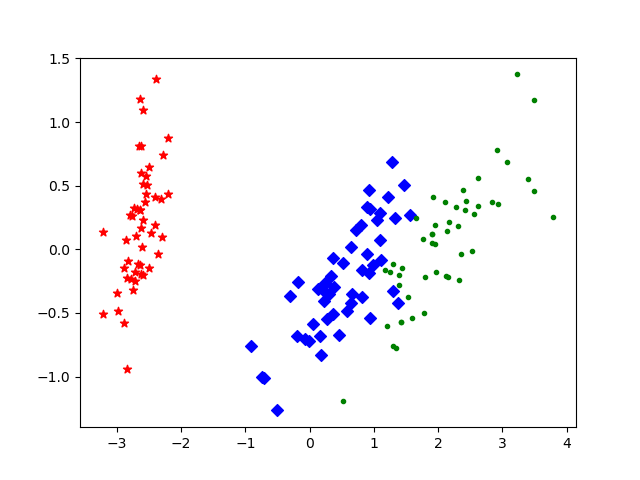

Python code for this plot:
import matplotlib.pyplot as plt
from sklearn.decomposition import PCA
from sklearn.datasets.base import load_iris
import numpy as np
"""pca运用的例子"""
# 加载鸢尾花数据，x表示样本的属性数据，y表示样本标签
x, y = load_iris(return_X_y=True)
print("original_x size:", x.shape)
print("y的取值：", set(y), "y size: ", y.shape)
pca = PCA(n_components=2) # 将到2维
reduced_x = pca.fit_transform(x) # 降维操作
# print("reduced_x:\n", reduced_x)
print("reduced_x size: ", reduced_x.shape)

red_x = reduced_x[np.where(y == 0), 0].T
red_y = reduced_x[np.where(y == 0), 1].T
blue_x = reduced_x[np.where(y == 1), 0].T
blue_y = reduced_x[np.where(y == 1), 1].T
green_x = reduced_x[np.where(y == 2), 0].T
green_y = reduced_x[np.where(y == 2), 1].T
# 降维数据画散点图查看效果
plt.scatter(red_x, red_y,c='r',marker="*")
plt.scatter(blue_x, blue_y,c='b',marker="D")
plt.scatter(green_x, green_y,c='g',marker=".")
plt.savefig("./pca_demo.png")
plt.show()